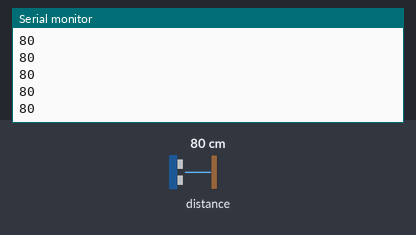
The sketch below on a simulated Arduino Uno, built with avr-gcc and run on an emulated ATmega328P. Shown: the last lines printed to the serial monitor. Wiring (inferred from the names in the program): SRF02/SRF08 range finder at I2C address 0x70. The inputs (shaded band) are chosen by the test bench; at power-on: distance to the obstacle 80 cm.

Above: at 1.2 s.
1.3 s: distance to the obstacle set to 2 cm
At 1.41 s:
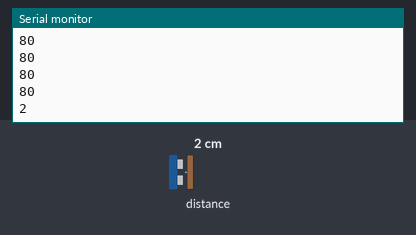
2.8 s: distance to the obstacle set to 4 cm
At 2.82 s:
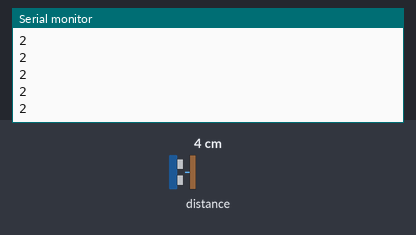
Timing chart, 0 to 5.8 s (numbered marks = the images above; inputs shaded):
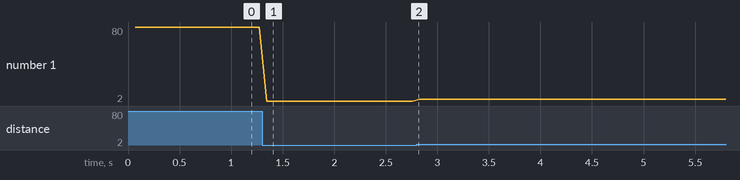

The sketch:

MAX1242_18OCT18_Working.ino
```cpp
/* This is a working code for MaxSonar MB1242 High noise tolerance ultrasonic sensor using Wire.h library using default address */

#include <Wire.h>
//long x;
void setup()
{
  Serial.begin(115200);
  Wire.begin();
  setupMAX1242();
}

void loop()
{
  setupMAX1242();

}

 long setupMAX1242()
 {
  // Initate a write at the sensor address
    Wire.beginTransmission(0b1110000); // A 7-bit address of DEC 112
    Wire.write(0b1010001); //Write to the address DEC 81
    Wire.endTransmission();

    delay(70);

    Wire.requestFrom(112, 2);
    if (2 <= Wire.available())
    {
     long x = Wire.read();
      x = x << 8;
      x  |= Wire.read();
      Serial.println(x);
      return x;
    }

 }
```

Measured:
- after the input at 1.3 s, the serial monitor: prints a new line at once (image 1)
- plotted number 1: 80 → 2 after the input at 1.3 s, 2 → 4 after the input at 2.8 s
